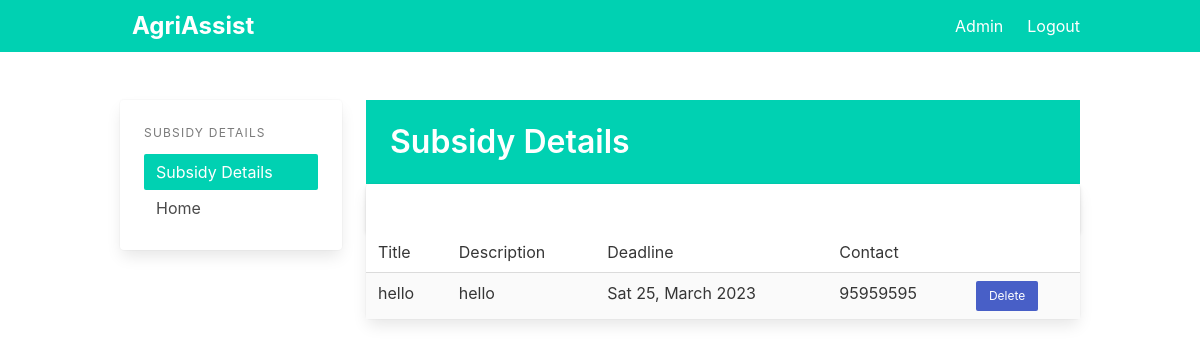
The app's page /subsidy/1 (signed in), older data.
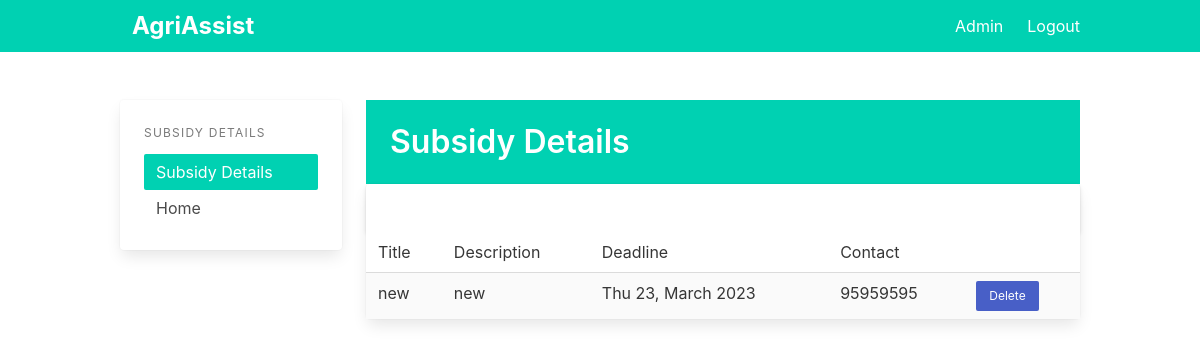
The same page, newer data.
### app/models.py (models this page shows)
class Subsidy(db.Model):
    id = db.Column(db.Integer, primary_key=True)
    title = db.Column(db.String(100))
    description = db.Column(db.String)
    amount = db.Column(db.String)
    application_deadline = db.Column(db.Date)
    contact = db.Column(db.String)

### app/pages.py (the view)
@page.route('/subsidy/<id>', methods=['GET'])
@login_required
def view_subsidy(id):
    subsidy = Subsidy.query.filter_by(id=id).first_or_404()
    return render_template('view_subsidy.html', subsidy=subsidy)

### app/__init__.py (called while the page is built)
def create_app():
    app = Flask(__name__)
    app.config.from_pyfile('settings.py')
    app.config["FLASK_DEBUG"] = True
    app.config['SECRET_KEY'] = 'secret-key-goes-here'
    app.config['SQLALCHEMY_DATABASE_URI'] = 'sqlite:///db.sqlite'
    db.init_app(app)
    login_manager = LoginManager()
    login_manager.login_view = 'auth.login'
    login_manager.init_app(app)
    from .models import Admin
    @login_manager.user_loader
    def load_user(user_id):
        return Admin.query.get(int(user_id))
    with app.app_context():
        db.create_all()
    from .auth import auth as auth_blueprint
    app.register_blueprint(auth_blueprint)
    from .pages import page as page_blueprint
    app.register_blueprint(page_blueprint)
    from .main import main as main_blueprint
    app.register_blueprint(main_blueprint)
    return app

### app/templates/view_subsidy.html (shortened to what this page needs)
{% extends "base.html" %}
{% block content %}
<div class="columns">
  <div class="column is-3">
    <div class="card">
      <aside class="menu is-hidden-mobile card-content">
        <p class="menu-label">
          Subsidy Details
        </p>
        <ul class="menu-list">
          <li><a class="has-background-primary has-text-white">Subsidy Details</a></li>
          <li><a href="{{ url_for('page.index') }}">Home</a></li>
        </ul>
      </aside>
    </div>
  </div>
  <div class="column">
    <section class="hero is-primary welcome is-small">
      <div class="hero-body">
        <div class="">
          <h1 class="title">
            Subsidy Details
          </h1>
        </div>
      </div>
    </section>
    <div class="is-3">
      <div class="card events-card">
        <header class="card-header">
          <a href="#" class="card-header-icon" aria-label="more options">
            <span class="icon">
            </span>
          </a>
        </header>
        <div class="card-table">
          <div class="content">
            <table class="table is-fullwidth is-striped">
              <tbody>
                <tr>
                  <td>Title</td>
                  <td>Description</td>
                  <td>Deadline</td>
                  <td colspan="2">Contact</td>
                </tr>
                <tr>
                  <td>{{subsidy.title}}</td>
                  <td>{{subsidy.description}}</td>
                  <td>{{subsidy.application_deadline.strftime('%a %d, %B %Y')}}</td>
                  <td>{{subsidy.contact}}</td>
                  <td><a class="button is-link is-small"
                      href="{{ url_for('page.delete_subsidy', id=subsidy.id) }}">Delete</a>
                  </td>
                </tr>
              </tbody>
            </table>
          </div>
        </div>
      </div>
    </div>
  </div>
</div>
{% endblock %}

Row changes from the older to the newer data that the page shows:
changed Subsidy: title "hello" → "new"; description "hello" → "new"; application_deadline "Sat 25, March 2023" → "Thu 23, March 2023"
